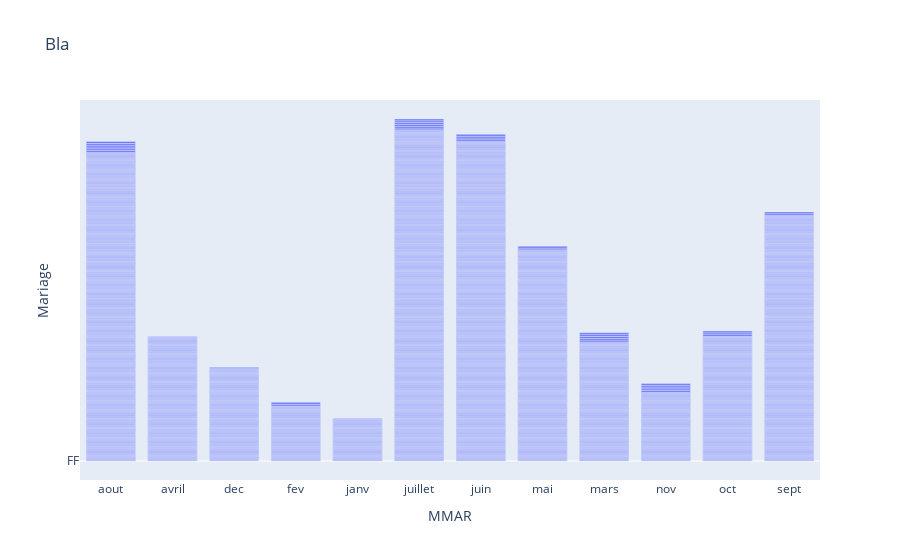

The notebook cell saved with this chart:
### Code cell
fig.show()

### Figure 1 — Plotly figure (JSON) as saved in the notebook; plotly's stock layout.template omitted (floating-point values rounded to 4 significant figures; data arrays with more than 128 entries replaced by an {"elided": "..."} marker saying what was removed)
{"data": [{"alignmentgroup": "True", "hovertemplate": "MMAR=%{x}<br>Mariage=%{y}<extra></extra>", "legendgroup": "", "marker": {"color": "#636efa", "pattern": {"shape": ""}}, "name": "", "offsetgroup": "", "orientation": "v", "showlegend": false, "textposition": "auto", "type": "bar", "x": {"elided": "2340 str values"}, "xaxis": "x", "y": {"elided": "2340 str values"}, "yaxis": "y"}], "layout": {"barmode": "relative", "legend": {"tracegroupgap": 0}, "title": {"text": "Bla"}, "xaxis": {"anchor": "y", "domain": [0, 1], "title": {"text": "MMAR"}}, "yaxis": {"anchor": "x", "domain": [0, 1], "title": {"text": "Mariage"}}}}
